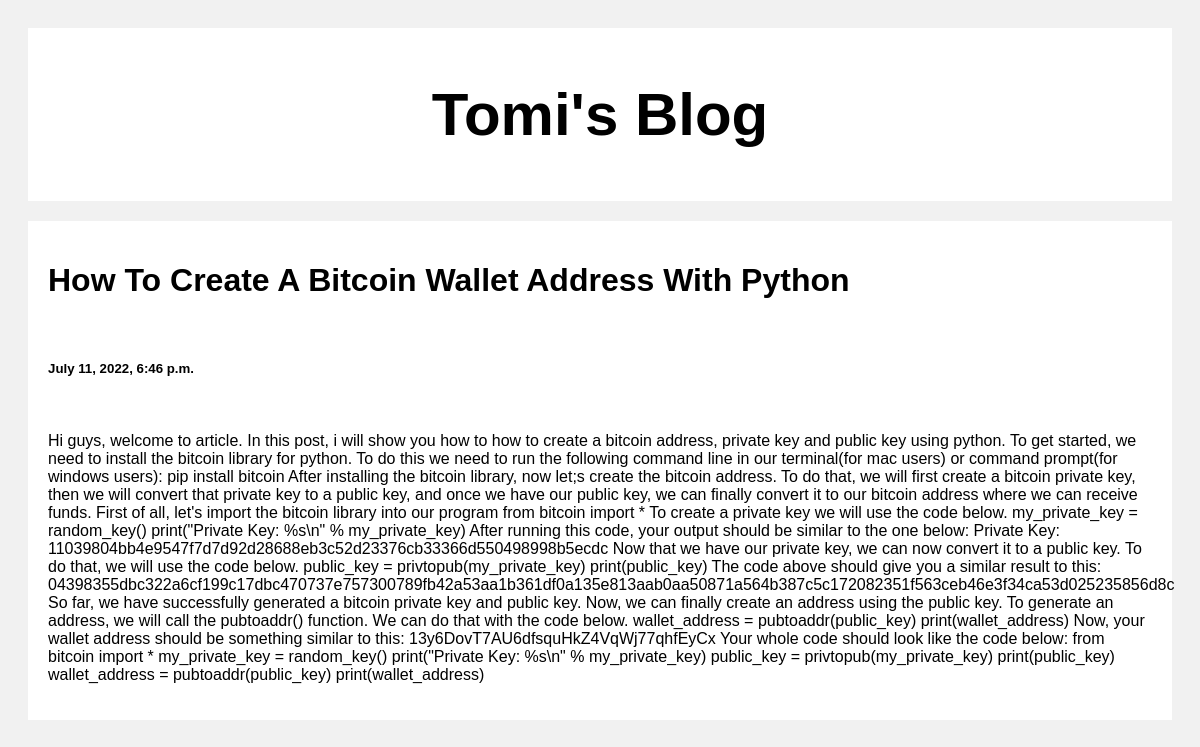
Screenshot of /post/3 with the database file from the repository.
### posts/models.py (models this page shows)
class Post(models.Model):
    title = models.CharField(max_length=100)
    body = models.CharField(max_length=1000000)
    time_created = models.DateTimeField(default=datetime.now, blank=True)

### posts/views.py (the view)
# urls.py: path('post/<str:pk>', views.post, name='post')
def post(request, pk):
    posts = Post.objects.get(id=pk)
    return render(request, 'posts.html', {'posts': posts})

### templates/posts.html (shortened to what this page needs)
<!DOCTYPE html>
<html>
<head>
</head>
<body>
    <div class="header">
        <h2>Tomi's Blog</h2>
    </div>
    <div class="row">
        <div class="leftcolumn">
            <div class="card">
                <h1>{{posts.title}}</h1>
                <br>
                <h5>{{posts.time_created}}</h5>
                <br>
                <p>{{posts.body}}</p>
            </div>
        </div>
    </div>
</body>
</html>

### templates/posts.html (style rules this page uses)
* { box-sizing: border-box; }
body { font-family: Arial; padding: 20px; background: #f1f1f1; }
.header { padding: 2px; font-size: 40px; text-align: center; background: white; }
.leftcolumn { float: left; width: 100%; }
.card { background-color: white; padding: 20px; margin-top: 20px; }
.row:after { content: ""; display: table; clear: both; }

### rows the page displays
Post: title "How To Create A Bitcoin Wallet Address With Python", time_created "July 11, 2022, 6:46 p.m.", body "Hi guys, welcome to article. In this post, i will show you how to how to create a bitcoin address, private key and public key using python. To get started, we need to install the bitcoin library for python. To do this we need to run the following command line in our terminal(for mac users) or command prompt(for windows users): pip install bitcoin After installing the bitcoin library, now let;s create the bitcoin address. To do that, we will first create a bitcoin private key, then we will convert that private key to a public key, and once we have our public key, we can finally convert it to our bitcoin address where we can receive funds. First of all, let's import the bitcoin library into…"
